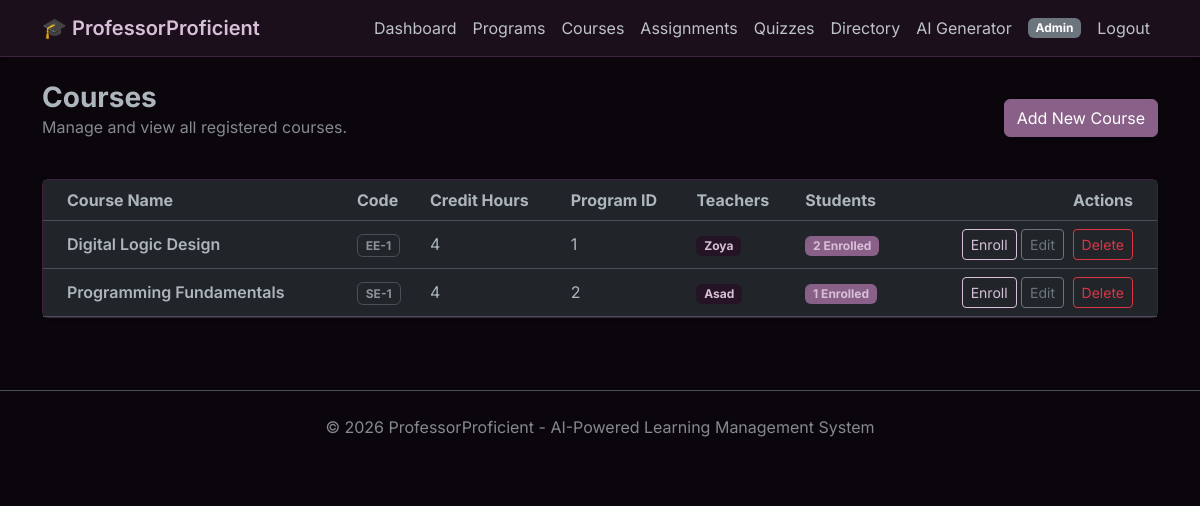
Screenshot of /ui/courses (signed in) with the database file from the repository.
### data_models.py (models this page shows, shortened)
class Course(db.Model):
    __tablename__ = 'courses'
    id = db.Column(db.Integer, primary_key=True, autoincrement=True)
    name = db.Column(db.String(200), nullable=False)
    code = db.Column(db.String(50), unique=True, nullable=False)
    credit_hours = db.Column(db.Integer)
    program_id = db.Column(db.Integer, db.ForeignKey('programs.id'))
    created_by = db.Column(db.Integer, db.ForeignKey('users.id'))
    created_at = db.Column(db.DateTime, server_default=text('CURRENT_TIMESTAMP'))
    program = db.relationship("Program", back_populates="courses")
    created_by_user = db.relationship("User", back_populates="courses_created")
    teachers = db.relationship("User", secondary="teacher_course", back_populates="teaching_courses")
    students = db.relationship("User", secondary="student_course", back_populates="enrolled_courses")
    quizzes = db.relationship("Quiz", back_populates="course", cascade="all, delete-orphan")
    assignments = db.relationship("Assignment", back_populates="course", cascade="all, delete-orphan")

class User(db.Model):
    __tablename__ = 'users'
    id = db.Column(db.Integer, primary_key=True)
    name = db.Column(db.String(100), nullable=False)
    password = db.Column(db.String(200), nullable=False)
    email = db.Column(db.String(100), unique=True, nullable=False)
    role = db.Column(db.Enum(UserRole), nullable=False)
    created_at = db.Column(db.DateTime, server_default=text('CURRENT_TIMESTAMP'))
    programs_created = db.relationship("Program", back_populates="created_by_user") #back populates ensures the two tables are in sync
    courses_created = db.relationship("Course", back_populates="created_by_user")
    quizzes_created = db.relationship("Quiz", back_populates="created_by_user")
    assignments_created = db.relationship("Assignment", back_populates="created_by_user")
    questions_created = db.relationship("Question", back_populates="created_by_user") # Adding new link to questions
    answers = db.relationship("StudentAnswer", back_populates="student") # Adding new link to answers
    teaching_courses = db.relationship("Course", secondary="teacher_course", back_populates="teachers")
    enrolled_courses = db.relationship("Course", secondary="student_course", back_populates="students")
    teaching_programs = db.relationship("Program", secondary="teacher_program", back_populates="teachers")
    enrolled_programs = db.relationship("Program", secondary="student_program", back_populates="students")

### app.py (the view)
@ui_bp.route("/ui/courses")
def courses_page():
    courses = Course.query.all()
    return render_template("courses.html", courses=courses)

### templates/courses.html (shortened to what this page needs)
{% extends "layout.html" %}
{% block content %}
    <div class="d-flex justify-content-between align-items-center mb-4">
    <div>
        <h1 class="h3 fw-bold mb-0">Courses</h1>
        <p class="text-muted">Manage and view all registered courses.</p>
    </div>
    {% if session.get('user_id') %}
    <button class="btn btn-primary shadow-sm" data-bs-toggle="modal" data-bs-target="#addCourseModal">
         Add New Course
    </button>
    {% endif %}
</div>
<div class="card shadow-sm">
    <div class="card-body p-0">
        <div class="table-responsive">
            <table class="table table-hover mb-0 align-middle">
                <thead class="text-secondary">
                    <tr>
                        <th class="ps-4">Course Name</th>
                        <th>Code</th>
                        <th>Credit Hours</th>
                        <th>Program ID</th>
                        <th>Teachers</th>
                        <th>Students</th>
                        <th class="text-end pe-4">Actions</th>
                    </tr>
                </thead>
                <tbody>
                    {% for course in courses %}
                    <tr>
                        <td class="ps-4 fw-semibold">{{ course.name }}</td>
                        <td><span class="badge border text-body-secondary">{{ course.code }}</span></td>
                        <td>{{ course.credit_hours }}</td>
                        <td>{{ course.program_id }}</td>
                        <td>
                            {% for teacher in course.teachers %}
                                <span class="badge bg-success bg-opacity-10 text-success">{{ teacher.name }}</span>
                            {% else %}
                                <span class="text-muted small">Unassigned</span>
                            {% endfor %}
                        </td>
                        <td>
                            <span class="badge bg-primary bg-opacity-10 text-primary">{{ course.students|length }} Enrolled</span>
                        </td>
                        <td class="text-end pe-4">
                            {% if session.get('user_id') %}
                            <button class="btn btn-sm btn-outline-primary enroll-btn" data-id="{{ course.id }}" data-name="{{ course.name }}">
                                Enroll
                            </button>
                            <button class="btn btn-sm btn-outline-secondary edit-btn"
                                    data-id="{{ course.id }}"
                                    data-name="{{ course.name }}"
                                    data-code="{{ course.code }}"
                                    data-credits="{{ course.credit_hours }}"
                                    data-program="{{ course.program_id }}">
                                Edit
                            </button>
                            <button class="btn btn-sm btn-outline-danger ms-1 delete-btn" data-id="{{ course.id }}">Delete</button>
                            {% endif %}
                        </td>
                    </tr>
                    {% else %}
                    <tr>
                        <td colspan="5" class="text-center py-5">
                            <p class="text-muted mb-0">No courses found. Add your first course to get started.</p>
                        </td>
                    </tr>
                    {% endfor %}
                </tbody>
            </table>
        </div>
    </div>
</div>
{% endblock %}

### templates/layout.html (style rules this page uses)
body { font-family: 'Inter', sans-serif; background-color: #0b060b; }
.card { background-color: #1a0f1a; border: 1px solid #3d233d; box-shadow: 0 0.125rem 0.25rem rgba(0, 0, 0, 0.5); transition: transform 0.2s; }
.btn-primary { background-color: #886088; border-color: #886088; }
.btn-outline-primary { color: #d8bfd8; border-color: #d8bfd8; }
.text-primary { color: #d8bfd8 !important; }
.badge.bg-primary { background-color: #886088 !important; }
.bg-primary { background-color: #886088 !important; }
.text-success { color: #d8bfd8 !important; }
.badge.bg-success { background-color: #251425 !important; color: #d8bfd8 !important; }

### rows the page displays
Course: name "Digital Logic Design", code "EE-1", credit_hours "4", program_id "1", students|length "2"
User: name "Zoya"
Course: name "Programming Fundamentals", code "SE-1", credit_hours "4", program_id "2", students|length "1"
User: name "Asad"

### other values shown
{{ session.get('user_role', 'user')|title }} "Admin"
